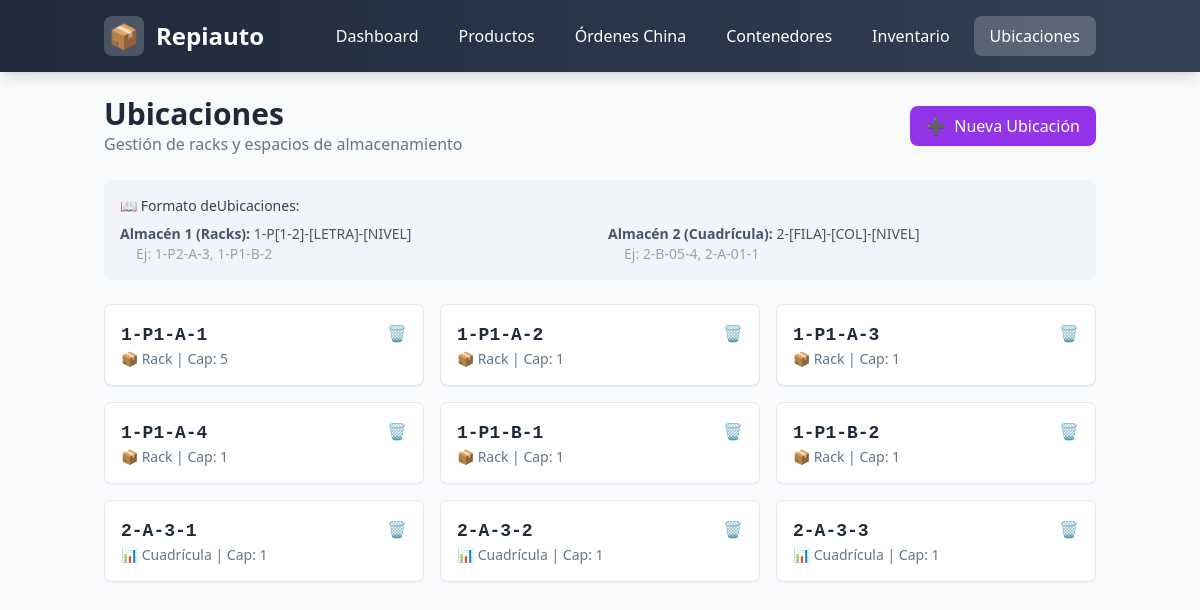
The page /locations on the database as committed earlier.
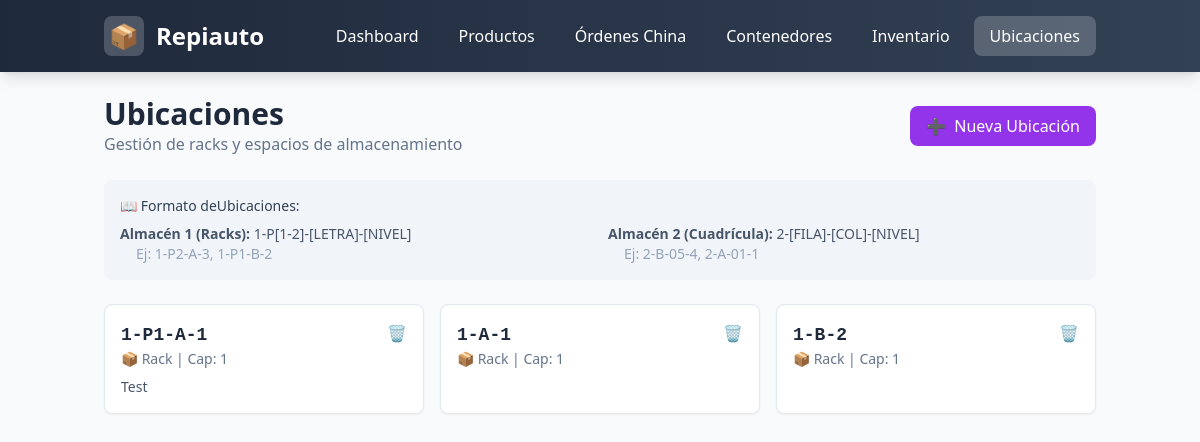
The same page on the database as committed later.
### main.py (models this page shows)
class Base(DeclarativeBase):
    pass

class Location(Base):
    __tablename__ = "locations"
    id: Mapped[int] = mapped_column(Integer, primary_key=True)
    full_code: Mapped[str] = mapped_column(String(50), unique=True, index=True)
    warehouse_id: Mapped[int] = mapped_column(Integer, default=1)
    capacity: Mapped[int] = mapped_column(Integer, default=1)
    description: Mapped[Optional[str]] = mapped_column(String(200), nullable=True)
    created_at: Mapped[datetime] = mapped_column(DateTime, default=datetime.utcnow)
    inventories = relationship("Inventory", back_populates="location")

### main.py (the view)
@app.get("/locations", response_class=HTMLResponse)
async def locations(request: Request):
    try:
        db = SessionLocal()
        try:
            locs = db.query(Location).all()
        finally:
            db.close()
    except Exception as e:
        logger.error(f"Locations error: {e}")
        return templates.TemplateResponse("error.html", {"request": request, "title": "Error", "message": "Error al cargar ubicaciones."})
    return templates.TemplateResponse("locations.html", {"request": request, "locations": locs})

### templates/locations.html (shortened to what the changed rows need)
{% extends "base.html" %}
{% block content %}
<div class="flex justify-between items-center mb-6">
    <div>
        <h2 class="text-3xl font-bold text-slate-800">Ubicaciones</h2>
    </div>
</div>
<div class="grid grid-cols-1 md:grid-cols-2 lg:grid-cols-3 xl:grid-cols-4 gap-4">
    {% for loc in locations %}
    <div class="bg-white rounded-lg shadow-sm border border-slate-200 p-4 hover:shadow-md transition">
        <div class="flex justify-between items-start">
            <div>
                <code class="text-lg font-bold text-slate-800">{{ loc.full_code }}</code>
                <p class="text-sm text-slate-500">
                    {% if loc.warehouse_id == 1 %}📦 Rack{% else %}📊 Cuadrícula{% endif %}
                    | Cap: {{ loc.capacity }}
                </p>
            </div>
            <form method="post" action="/locations/{{ loc.id }}/delete" class="inline">
                <button type="submit" onclick="return confirm('¿Eliminar esta ubicación?')" class="text-red-400 hover:text-red-600">
                    🗑️
                </button>
            </form>
        </div>
        {% if loc.description %}
        <p class="text-sm text-slate-600 mt-2">{{ loc.description }}</p>
        {% endif %}
    </div>
    {% else %}
    <div class="col-span-full text-center py-12 text-slate-400">
        <div class="text-5xl mb-2">📍</div>
        No hay ubicaciones registradas<br>
        <span class="text-sm">Crea ubicaciones para asignar cajas</span>
    </div>
    {% endfor %}
</div>
{% endblock %}

Rows that differ between the two databases and show on the page:
removed Location: full_code "1-P1-A-4", warehouse_id "📦 Rack", capacity "1"
removed Location: full_code "1-P1-B-1", warehouse_id "📦 Rack", capacity "1"
removed Location: full_code "1-P1-B-2", warehouse_id "📦 Rack", capacity "1"
removed Location: full_code "2-A-3-1", warehouse_id "📊 Cuadrícula", capacity "1"
removed Location: full_code "2-A-3-2", warehouse_id "📊 Cuadrícula", capacity "1"
removed Location: full_code "2-A-3-3", warehouse_id "📊 Cuadrícula", capacity "1"
changed Location: capacity "5" → "1"; description (not shown) → "Test"
changed Location (number 2 of 3 on the later page): full_code "1-P1-A-2" → "1-A-1"
changed Location (number 3 of 3 on the later page): full_code "1-P1-A-3" → "1-B-2"
